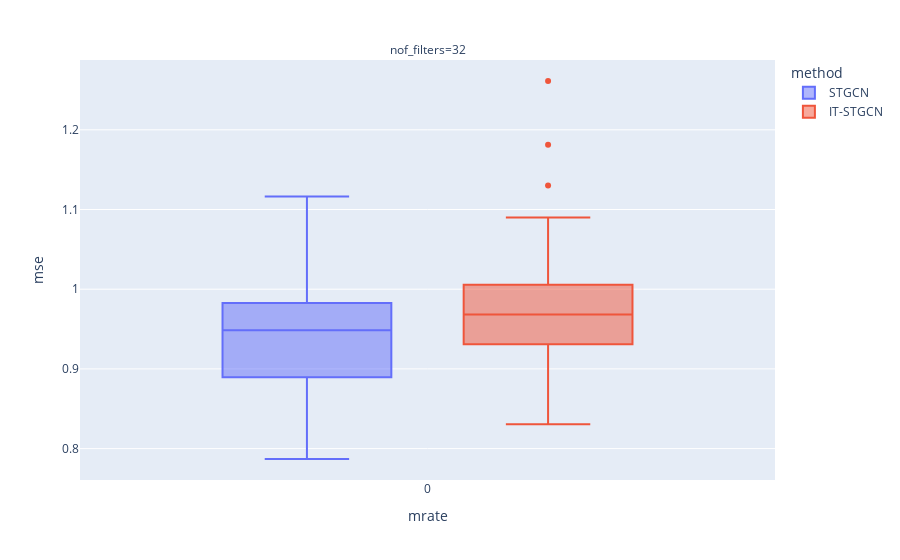

Write notebook code for a chart like this one.
### Markdown cell above
## Baseline

### Code cell
data.query("method!='GNAR' and mrate ==0 ").plot.box(backend='plotly',x='mrate',color='method',y='mse',facet_col='nof_filters',height=600)

### Figure 1 — Plotly figure (JSON) as saved in the notebook; plotly's stock layout.template omitted (floating-point values rounded to 4 significant figures)
{"data": [{"alignmentgroup": "True", "hovertemplate": "method=STGCN<br>nof_filters=32<br>mrate=%{x}<br>mse=%{y}<extra></extra>", "legendgroup": "STGCN", "marker": {"color": "#636efa"}, "name": "STGCN", "notched": false, "offsetgroup": "STGCN", "orientation": "v", "showlegend": true, "type": "box", "x": [0, 0, 0, 0, 0, 0, 0, 0, 0, 0, 0, 0, 0, 0, 0, 0, 0, 0, 0, 0, 0, 0, 0, 0, 0, 0, 0, 0, 0, 0], "x0": " ", "xaxis": "x", "y": [0.8782, 0.8822, 0.9825, 0.9518, 1.033, 0.7963, 0.9801, 0.9608, 1.028, 0.9073, 0.9099, 0.9515, 0.952, 1.002, 0.9316, 0.9306, 0.9401, 0.8052, 0.787, 0.9584, 0.947, 0.9959, 0.7961, 0.8894, 0.941, 1.116, 0.9841, 0.95, 0.8508, 1.066], "y0": " ", "yaxis": "y"}, {"alignmentgroup": "True", "hovertemplate": "method=IT-STGCN<br>nof_filters=32<br>mrate=%{x}<br>mse=%{y}<extra></extra>", "legendgroup": "IT-STGCN", "marker": {"color": "#EF553B"}, "name": "IT-STGCN", "notched": false, "offsetgroup": "IT-STGCN", "orientation": "v", "showlegend": true, "type": "box", "x": [0, 0, 0, 0, 0, 0, 0, 0, 0, 0, 0, 0, 0, 0, 0, 0, 0, 0, 0, 0, 0, 0, 0, 0, 0, 0, 0, 0, 0, 0], "x0": " ", "xaxis": "x", "y": [0.9997, 0.965, 0.9713, 0.9695, 0.9968, 0.9506, 0.92, 0.9059, 0.934, 0.9273, 0.8838, 0.9766, 1.13, 1.181, 1.09, 1.028, 1.003, 1.009, 0.9421, 1.006, 0.9959, 1.261, 0.8485, 1.031, 0.9308, 0.8305, 0.9672, 0.9502, 0.8598, 0.9632], "y0": " ", "yaxis": "y"}], "layout": {"annotations": [{"font": {}, "showarrow": false, "text": "nof_filters=32", "x": 0.5, "xanchor": "center", "xref": "paper", "y": 1, "yanchor": "bottom", "yref": "paper"}], "autosize": true, "boxmode": "group", "legend": {"title": {"text": "method"}, "tracegroupgap": 0}, "margin": {"t": 60}, "xaxis": {"anchor": "y", "autorange": true, "domain": [0, 1], "range": [-0.5017, 0.5017], "title": {"text": "mrate"}, "type": "linear"}, "yaxis": {"anchor": "x", "autorange": true, "domain": [0, 1], "range": [0.7606, 1.288], "title": {"text": "mse"}, "type": "linear"}}}
